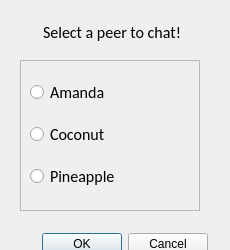
<?xml version="1.0" encoding="UTF-8"?>
<ui version="4.0">
 <class>Connect</class>
 <widget class="QDialog" name="Connect">
  <property name="geometry">
   <rect>
    <x>0</x>
    <y>0</y>
    <width>230</width>
    <height>250</height>
   </rect>
  </property>
  <property name="minimumSize">
   <size>
    <width>220</width>
    <height>250</height>
   </size>
  </property>
  <property name="maximumSize">
   <size>
    <width>230</width>
    <height>250</height>
   </size>
  </property>
  <property name="windowTitle">
   <string>Dialog</string>
  </property>
  <widget class="QDialogButtonBox" name="confirm">
   <property name="geometry">
    <rect>
     <x>15</x>
     <y>230</y>
     <width>193</width>
     <height>28</height>
    </rect>
   </property>
   <property name="standardButtons">
    <set>QDialogButtonBox::Cancel|QDialogButtonBox::Ok</set>
   </property>
  </widget>
  <widget class="QWidget" name="layoutWidget">
   <property name="geometry">
    <rect>
     <x>20</x>
     <y>60</y>
     <width>180</width>
     <height>151</height>
    </rect>
   </property>
   <layout class="QVBoxLayout" name="verticalLayout_2">
    <item>
     <widget class="QScrollArea" name="Peer">
      <property name="focusPolicy">
       <enum>Qt::WheelFocus</enum>
      </property>
      <property name="verticalScrollBarPolicy">
       <enum>Qt::ScrollBarAsNeeded</enum>
      </property>
      <property name="horizontalScrollBarPolicy">
       <enum>Qt::ScrollBarAlwaysOff</enum>
      </property>
      <property name="widgetResizable">
       <bool>true</bool>
      </property>
      <widget class="QWidget" name="scrollAreaWidgetContents">
       <property name="geometry">
        <rect>
         <x>0</x>
         <y>0</y>
         <width>176</width>
         <height>147</height>
        </rect>
       </property>
       <layout class="QHBoxLayout" name="horizontalLayout">
        <item>
         <layout class="QVBoxLayout" name="verticalLayout">
          <item>
           <widget class="QRadioButton" name="radioButton_2">
            <property name="font">
             <font>
              <family>Calibri</family>
              <pointsize>12</pointsize>
             </font>
            </property>
            <property name="text">
             <string>Amanda</string>
            </property>
           </widget>
          </item>
          <item>
           <widget class="QRadioButton" name="radioButton_3">
            <property name="font">
             <font>
              <family>Calibri</family>
              <pointsize>12</pointsize>
             </font>
            </property>
            <property name="text">
             <string>Coconut</string>
            </property>
           </widget>
          </item>
          <item>
           <widget class="QRadioButton" name="radioButton_4">
            <property name="font">
             <font>
              <family>Calibri</family>
              <pointsize>12</pointsize>
             </font>
            </property>
            <property name="text">
             <string>Pineapple</string>
            </property>
           </widget>
          </item>
         </layout>
        </item>
       </layout>
      </widget>
     </widget>
    </item>
   </layout>
  </widget>
  <widget class="QLabel" name="info">
   <property name="geometry">
    <rect>
     <x>23</x>
     <y>20</y>
     <width>178</width>
     <height>24</height>
    </rect>
   </property>
   <property name="font">
    <font>
     <family>Calibri</family>
     <pointsize>12</pointsize>
    </font>
   </property>
   <property name="text">
    <string>Select a peer to chat!</string>
   </property>
   <property name="alignment">
    <set>Qt::AlignCenter</set>
   </property>
  </widget>
 </widget>
 <resources/>
 <connections/>
</ui>
